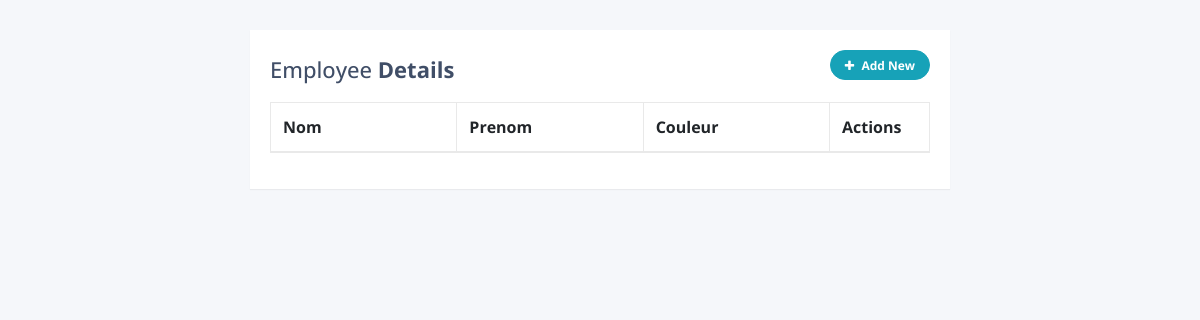
Page /Hopital/ZoneTest/Tableau.php on the earlier database version.
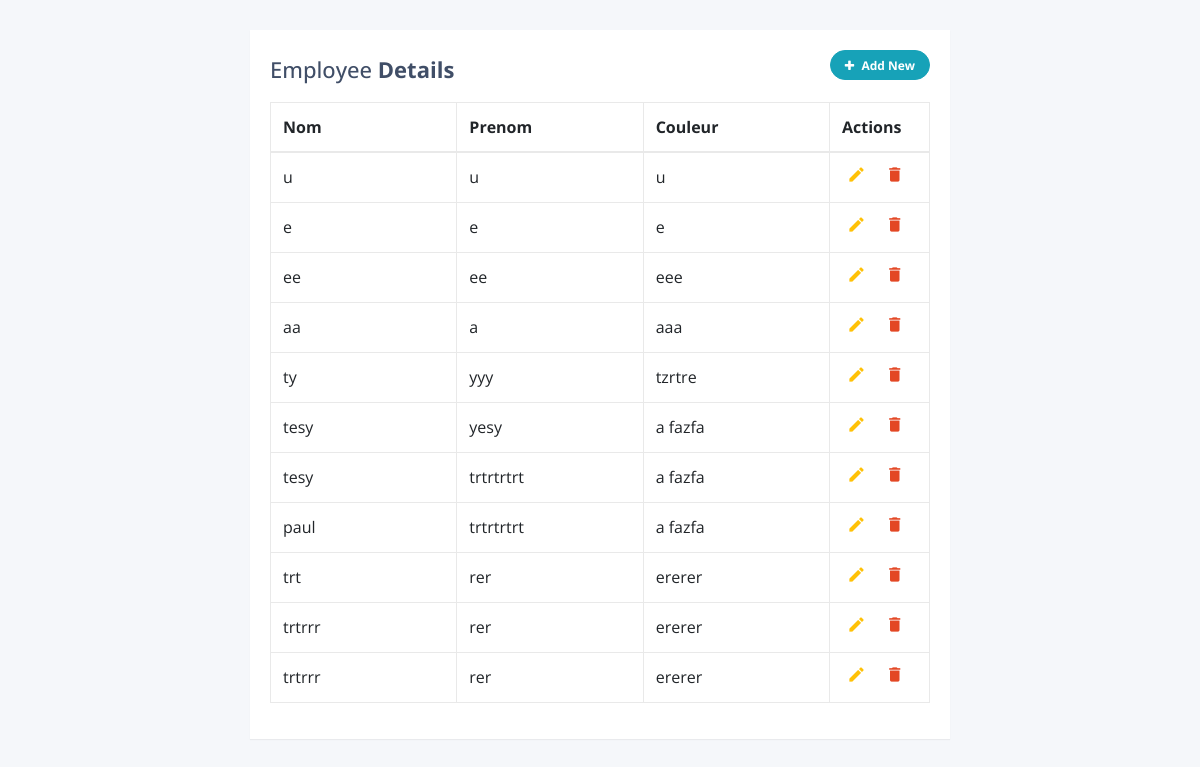
Same page on the later database version.
### tables this page shows
CREATE TABLE IF NOT EXISTS `tableau` (
  `id` int(11) NOT NULL AUTO_INCREMENT,
  `nom` varchar(30) NOT NULL,
  `prenom` varchar(30) NOT NULL,
  `couleur` varchar(30) NOT NULL,
  PRIMARY KEY (`id`)
);

### Hopital/ZoneTest/Tableau.php (the view, shortened to what this page needs)
<!DOCTYPE html>
<html lang="en">
<head>
<link rel="stylesheet" href="https://stackpath.bootstrapcdn.com/bootstrap/4.5.0/css/bootstrap.min.css">
<link rel="stylesheet" href="https://maxcdn.bootstrapcdn.com/font-awesome/4.7.0/css/font-awesome.min.css">
</head>
<body>
<div class="container-lg">
    <div class="table-responsive">
        <div class="table-wrapper">
            <div class="table-title">
                <div class="row">
                    <div class="col-sm-8"><h2>Employee <b>Details</b></h2></div>
                    <div class="col-sm-4">
                        <button type="button" class="btn btn-info add-new"><i class="fa fa-plus"></i> Add New</button>
                    </div>
                </div>
            </div>
            <table class="table table-bordered">
                <thead>
                    <tr>
                        <th>Nom</th>
                        <th>Prenom</th>
                        <th>Couleur</th>
                        <th>Actions</th>
                    </tr>
                </thead>
                <tbody>
                <?php
							try
							{
							$bdd= new PDO('mysql:host=localhost;dbname=hopitalphp;charset=utf8','root','');
							}
							catch(Exception $e)
							{
							  die('Erreur:'.$e->getMessage());
							}
							$req = $bdd->query("SELECT * FROM tableau");
							$data=$req->fetchall();
							if(isset($data))
							{
							foreach ($data as $value) {
							echo
                                '<tr>
                                <td>'.$value['nom'].'</td>
                                <td>'.$value['prenom'].'</td>
                                <td>'.$value['couleur'].'</td>
                                <td>
                                     <a class="add" title="Add" data-toggle="tooltip"><i class="material-icons">&#xE03B;</i></a>
                                     <a class="edit" title="Edit" data-toggle="tooltip"><i class="material-icons">&#xE254;</i></a>
                                     <a class="delete" title="Delete" data-toggle="tooltip"><i class="material-icons">&#xE872;</i></a>
                                </td>
                                </tr>';
							}
							}else {
								echo "pas de rdv";
							}
				?>
                </tbody>
            </table>
        </div>
    </div>
</div>
</body>
</html>

Differences in the rows shown:
added tableau: nom "u", prenom "u", couleur "u"
added tableau: nom "e", prenom "e", couleur "e"
added tableau: nom "ee", prenom "ee", couleur "eee"
added tableau: nom "aa", prenom "a", couleur "aaa"
added tableau: nom "ty", prenom "yyy", couleur "tzrtre"
added tableau: nom "tesy", prenom "yesy", couleur "a fazfa"
added tableau: nom "tesy", prenom "trtrtrtrt", couleur "a fazfa"
added tableau: nom "paul", prenom "trtrtrtrt", couleur "a fazfa"
added tableau: nom "trt", prenom "rer", couleur "ererer"
added tableau: nom "trtrrr", prenom "rer", couleur "ererer"
added tableau: nom "trtrrr", prenom "rer", couleur "ererer"
